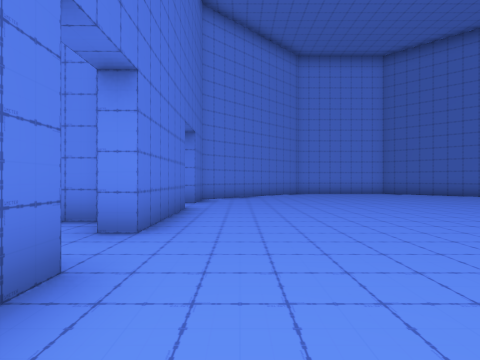
[1] (above)

16 first-person views from a walk through a Unity game level. The camera is 1.3 m above the floor, looks level and sees 80° across. The floor is counted in squares, 2 m on a side. Each view is taken from the middle of a square. On the plan, view 1 faces up. The plan holds only what a view shows up to about 9 squares ahead; the rest is blank. The place goes on beyond the plan. The player is left out.

[2]
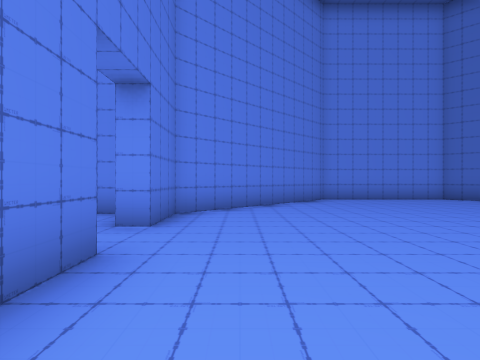

[3]
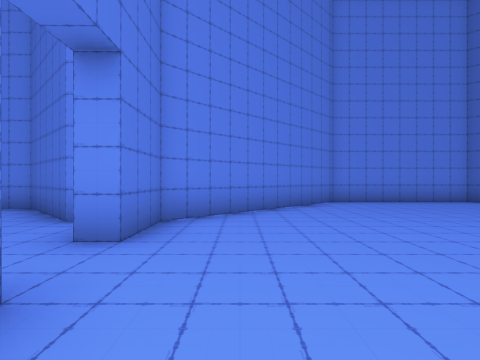

[4]
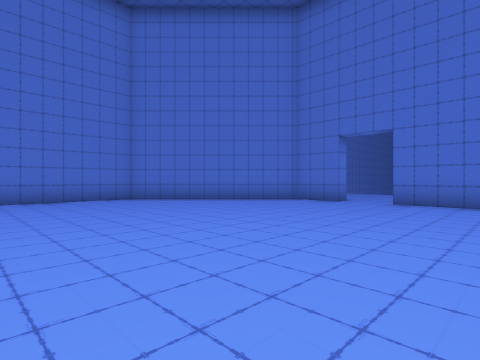

[5]
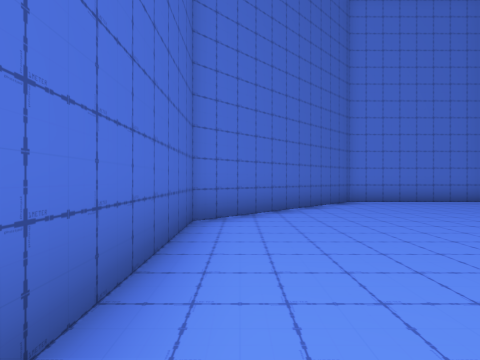

[6]
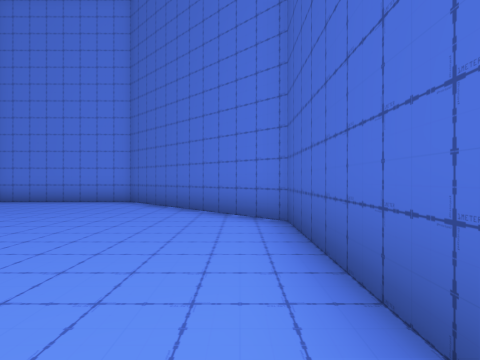

[7]
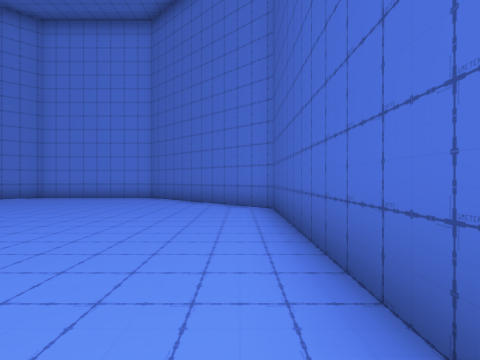

[8]
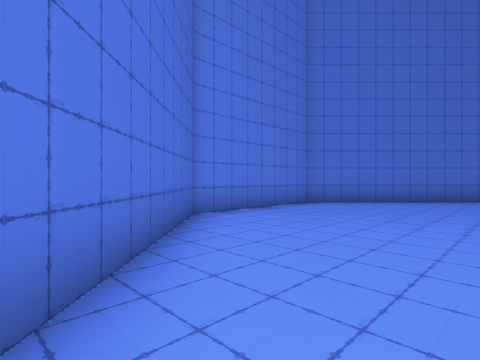

[9]
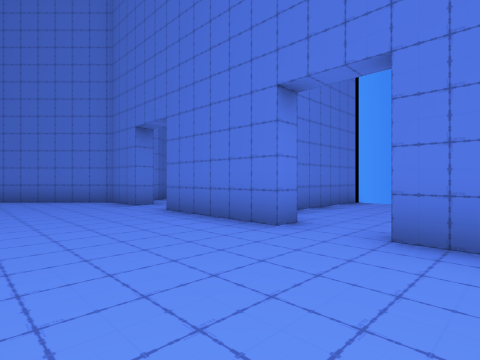

[10]
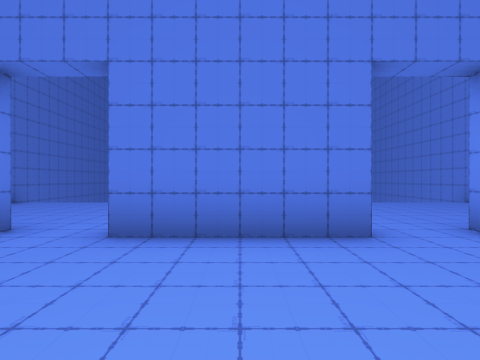

[11]
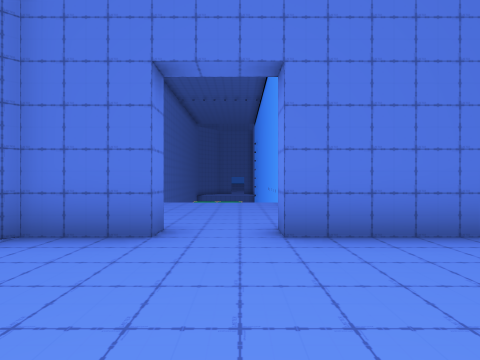

[12]
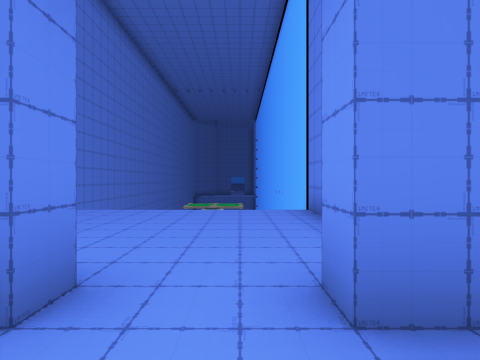

[13]
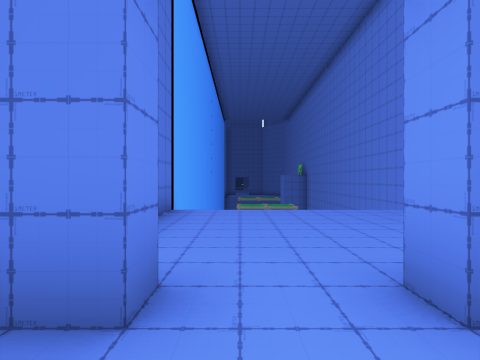

[14]
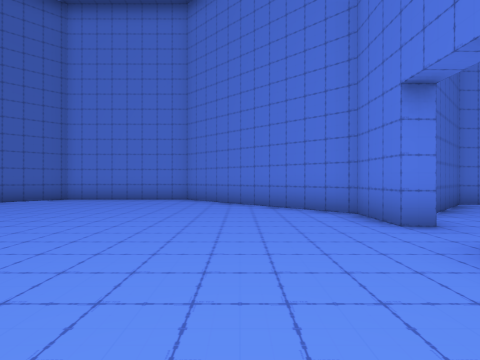

[15]
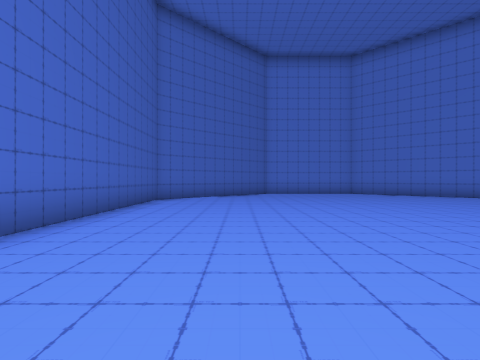

[16]
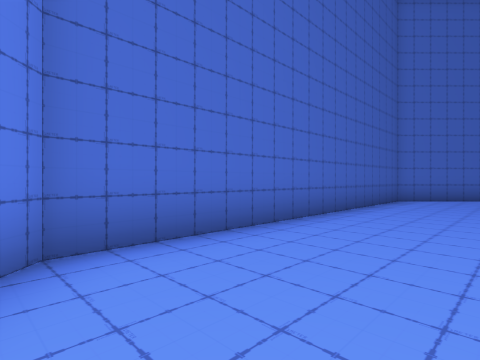

### Floor plan
Points are (right, up) in squares from view 1. A wall is a line through its corners. A room is listed if a view was taken in it or the views show most of it. See-through windows are left out.
Room 1 (views 1, 2, 3, 4, 5, 6, 7, 8, 9, 10, 11, 12, 13, 14, 15, 16)
walls: (-1.3, 6.5) (-1.3, 3.5) (-1.8, 3.5); (-1.8, 2) (-1.3, 2) (-1.3, 0.5) (2.7, -3.5) (6.8, -3.5) (10.7, 0.5) (10.7, 9.5) (6.8, 13.5) (2.8, 13.5) (-1.3, 9.5) (-1.3, 8)
ways out: opening at (-2, 2.5); opening at (-2, 7)

Positions as (right, up) in squares from view 1, and headings:
1: (0, 0), facing up
2: (0, 4), facing up
3: (0, 5), facing up
4: (7, 6), facing down-left
5: (10, 5), facing down
6: (10, 5), facing up
7: (10, 3), facing up
8: (10, 1), facing down-left
9: (2, 9), facing down-left
10: (2, 5), facing left
11: (2, 3), facing left
12: (0, 3), facing left
13: (0, 7), facing left
14: (1, 6), facing down
15: (8, 10), facing down
16: (8, 10), facing down-right
